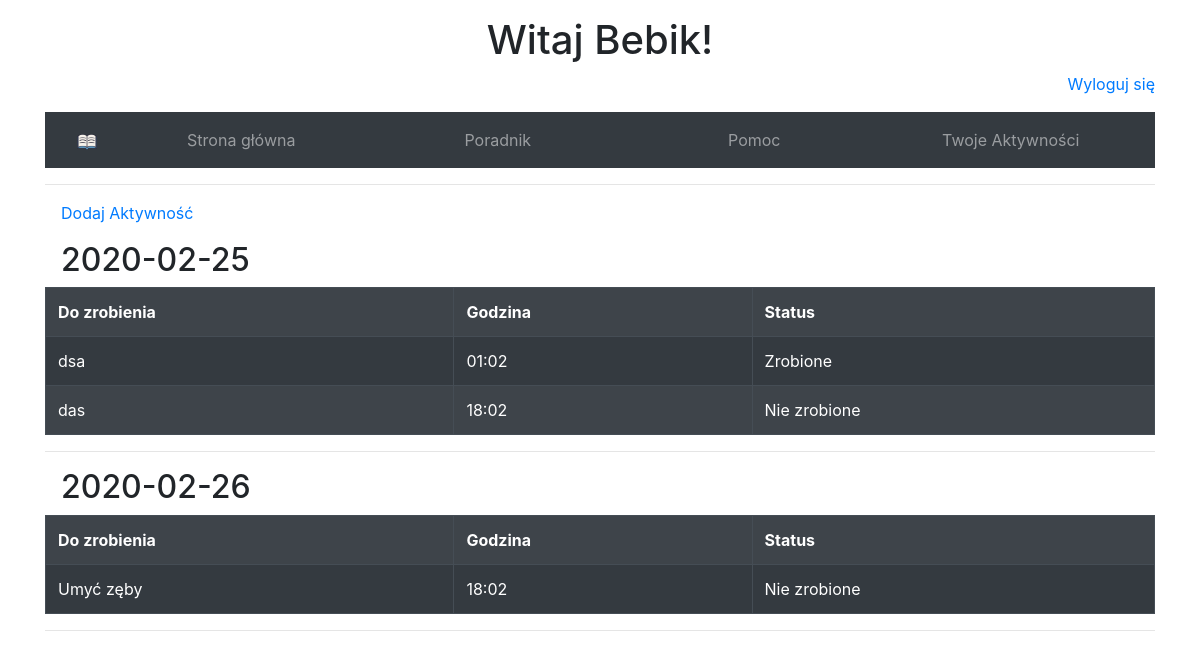
Before: /activities/ (signed in) with the older database file.
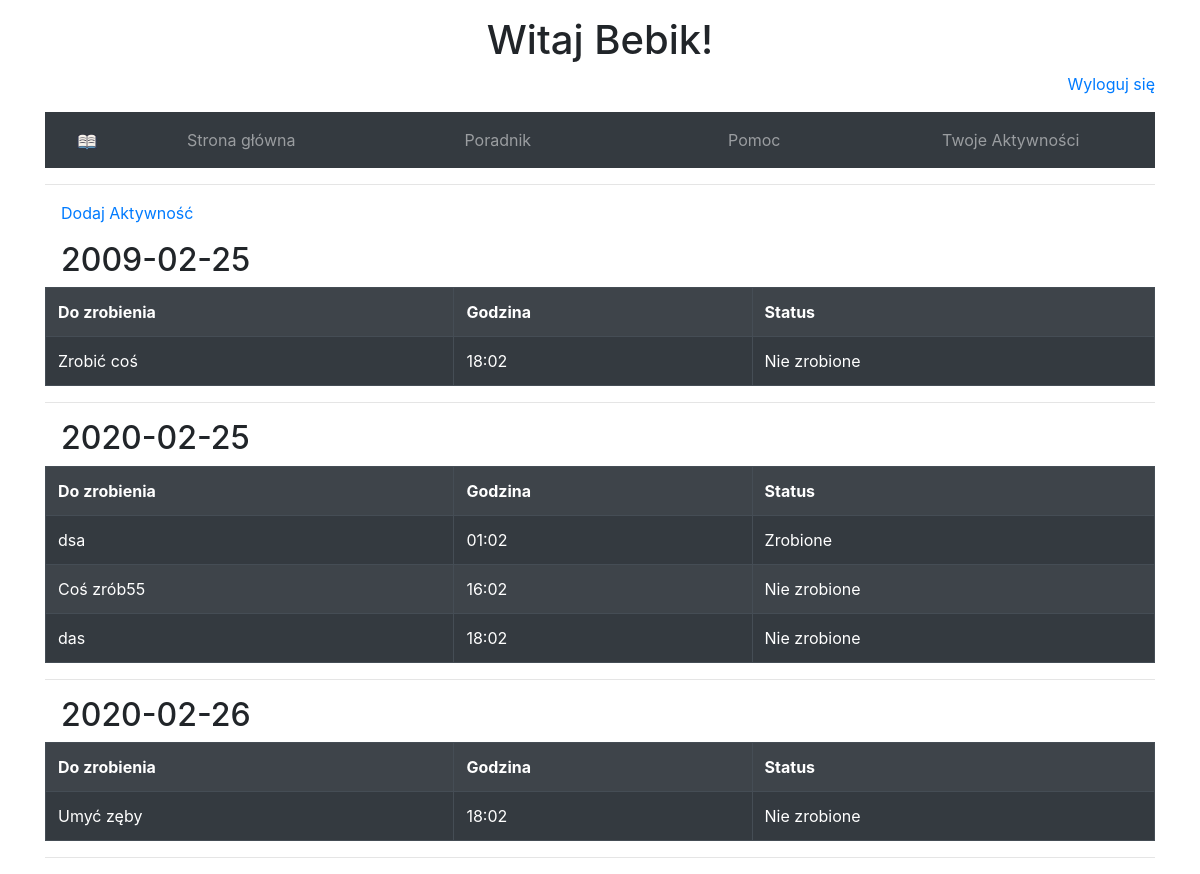
After: the same page with the newer database file.
### activities/models.py (models this page shows, shortened)
class Activitie(models.Model):
    activitie = models.CharField(max_length=50)
    to_do_date = models.DateTimeField()
    is_done = models.BooleanField(default= False, blank=True)
    user = models.ForeignKey(User, on_delete=models.CASCADE)

### activities/views.py (the view)
# urls.py: path('', ActivityListView.as_view(), name='activitie'),
class ActivityListView(LoginRequiredMixin, ListView):
    login_url = '/login/'
    model = Activitie
    template_name = 'activitie.html'
    context_object_name = 'activities'
    ordering = ['to_do_date']
    def get_queryset(self):
        return super().get_queryset().filter(user=self.request.user)
    def get_context_data(self, **kwargs):
        context = super().get_context_data(**kwargs)
        grouped_activities = []
        current_date = None
        current_activities = []
        for activity in context['activities']:
            if activity.to_do_date.date() != current_date:
                if current_date is not None:
                    grouped_activities.append((current_date, current_activities))
                    current_activities = []
                current_date = activity.to_do_date.date()
            current_activities.append(activity)
        grouped_activities.append((current_date, current_activities))
        context['grouped_activities'] = grouped_activities
        return context

### activities/templates/activitie.html
{% extends 'base.html' %}
{% block content %}
    <div class="mb-3 ml-3">
        <a href="{% url 'activitie-add' %}">Dodaj Aktywność</a>
    </div>
    {% for activity_date, activities in grouped_activities %}
    <h2 class="mb-2 ml-3">
        {{ activity_date|date:'Y-m-d'}}
    </h2>
    <table class="table table-bordered table-hover table-dark table-striped">
        <tr>
            <th>Do zrobienia</th>
            <th>Godzina</th>
            <th>Status</th>
        {% for activity in activities %}
            <tr onclick="window.location='{% url "activity-detail" activity.id %}';">
                <td>
                    {{activity.activitie}}
                </td>
                <td>
                    {{activity.to_do_date|date:'H:m'}}
                </td>
                {%if activity.is_done%}
                    <td>
                        Zrobione
                    </td>
                {% else %}
                    <td>
                        Nie zrobione
                    </td>
                {% endif %}
            </tr>
        {% endfor %}
    </table>
    <hr>
    {% endfor %}
{% endblock %}

Changed rows visible on the page:
added Activitie: to_do_date "2009-02-25", activitie "Zrobić coś", to_do_date "18:02", is_done "Nie zrobione"
added Activitie: activitie "Coś zrób55", to_do_date "16:02", is_done "Nie zrobione", shown under "2020-02-25"
